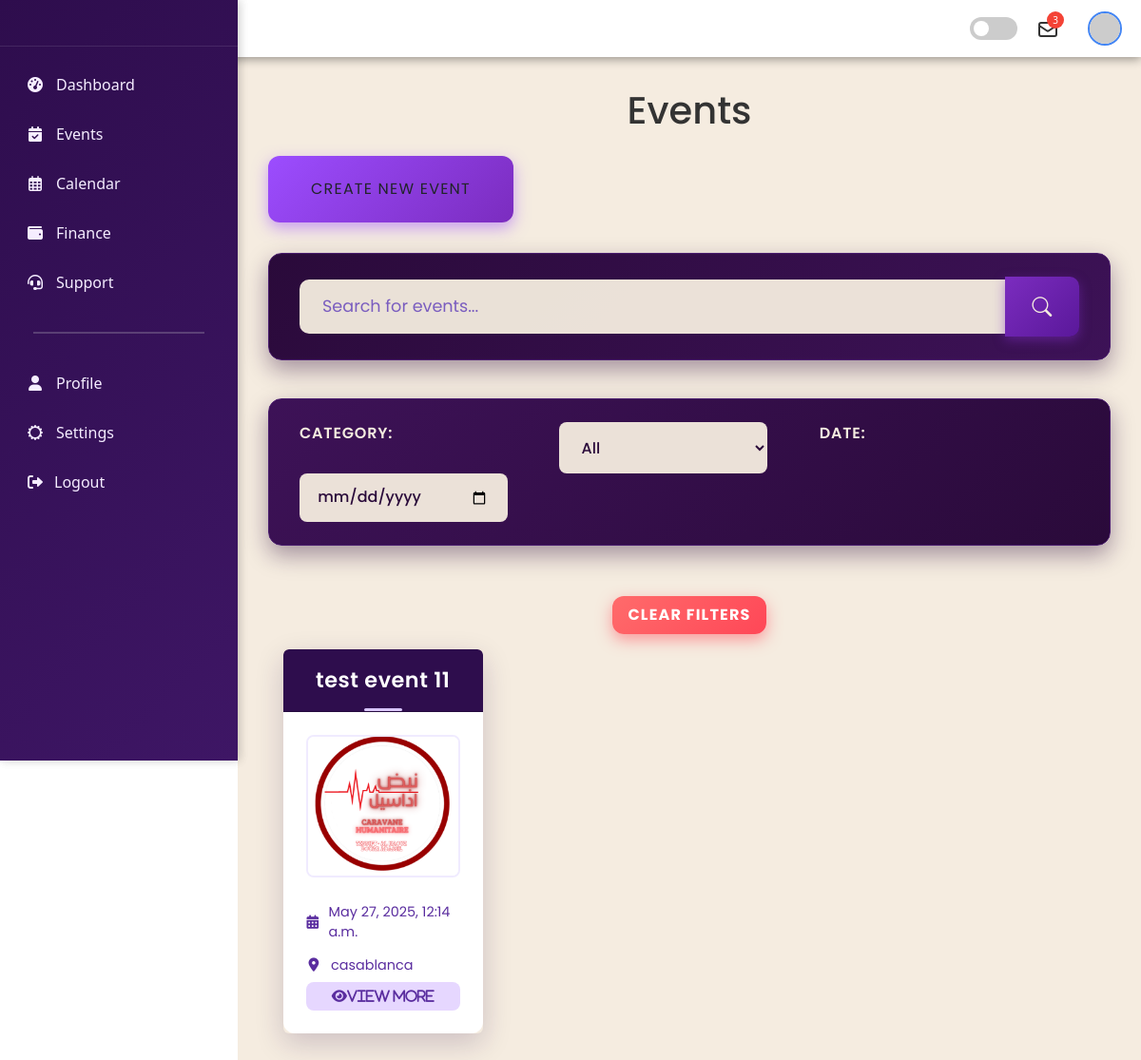
The app's page /event/ (signed in) with its own data.
### base/models.py (models this page shows, shortened)
class Event(models.Model):
    STATUS_CHOICES = [
        ('upcoming', 'Upcoming'),
        ('completed', 'Completed'),
        ('cancelled', 'Cancelled'),
    ]
    organizer = models.ForeignKey(Organiser, on_delete=models.CASCADE, related_name='events', null=True, blank=True)
    title = models.CharField(max_length=200)
    description = models.TextField()
    date = models.DateTimeField()
    location = models.CharField(max_length=200)
    categories = models.ManyToManyField(Category)
    status = models.CharField(max_length=20, choices=STATUS_CHOICES, default='upcoming')
    created_at = models.DateTimeField(auto_now_add=True)
    main_image = models.ImageField(upload_to='event_images/', null=True, blank=True)

### base/views.py (the view)
# urls.py: path('event/', views.event, name='event'),
@organizer_required
def event(request):
    search_query = request.GET.get('search', '')
    category_filter = request.GET.get('category', 'all')
    date_filter = request.GET.get('date', '')
    events = Event.objects.all().select_related('organizer').prefetch_related('categories')
    if search_query:
        events = events.filter(
            Q(title__icontains=search_query) | Q(description__icontains=search_query)
        )
    if category_filter and category_filter != 'all':
        events = events.filter(categories__name__iexact=category_filter)
    if date_filter:
        events = events.filter(date__date=date_filter)
    categories = Category.objects.all()
    context = {
        'events': events,
        'categories': categories,
        'page_title': 'Events - Eventify',
        'search_query': search_query,
        'category_filter': category_filter,
        'date_filter': date_filter,
    }
    return render(request, "base/events.html", context)

### base/context_processors.py (called while the page is built)
def clock_widget(request):
    casablanca_tz = pytz.timezone('Africa/Casablanca')
    now = datetime.now(casablanca_tz)
    return {
        'current_time': now.strftime('%H:%M:%S'),
        'current_date': now.strftime('%A, %B %d, %Y'),
        'weather_temp': '24°C',
        'weather_location': 'Casablanca'
    }

def site_title(request):
    return {
        'site_title': "Eventify",
    }

### base/templates/base/events.html (shortened to what this page needs)
{% extends 'base/base.html' %}
{% load static %}
{% block content %}
<h1>Events</h1>
<div class="create-event-btn">
    <a href="{% url 'create-event' %}" class="btn">Create New Event</a>
</div>
<form method="GET" action="{% url 'event' %}" id="filterForm">
    <div class="search-bar">
        <input type="text" name="search" placeholder="Search for events..." value="{{ search_query }}">
        <button type="submit" >
            <i class="bi bi-search"></i>
        </button>
    </div>
    <div class="filter">
        <label for="category">Category:</label>
        <select id="category" name="category" onchange="this.form.submit()">
            <option value="all" {% if category_filter == 'all' %}selected{% endif %}>All</option>
        </select>
        <label for="date">Date:</label>
        <input type="date" id="date" name="date" value="{{ date_filter }}" onchange="this.form.submit()">
    </div>
    <div style="text-align: center; margin-top: 1rem;">
        <button type="button" id="clearFiltersBtn" style="padding: 0.5rem 1rem;">Clear Filters</button>
    </div>
</form>
<div class="event-cards-container">
    {% for i in events %}
        {% include 'base/event_card.html' %}
    {% empty %}
        <p>No events found matching your criteria.</p>
    {% endfor %}
</div>
{% endblock %}

### base/templates/base/event_card.html
{% load static %}
<div class="event-card card">
    <div class="card-header">
        <h2>{{ i.title }}</h2>
    </div>
    <div class="card-body">
        {% if i.main_image %}
            <img src="{{ i.main_image.url }}" alt="{{ i.title }}" class="event-image">
        {% else %}
            <img src="{% static 'base/images/default_main_image.jpg' %}" alt="{{ i.title }}" class="event-image">
        {% endif %}
        <p class="card-info"><i class="fas fa-calendar-alt"></i> {{ i.date }}</p>
        <p class="card-info"><i class="fas fa-map-marker-alt"></i> {{ i.location }}</p>
        <a href="{% url 'event-detail' i.pk %}" class="fas fa-eye">View More</a>
    </div>
</div>

### static/base/css/base.css (style rules this page uses)
body, html { margin: 0; padding: 0; width: 100%; }

### static/base/css/sidebar.css (style rules this page uses)
:root { --sidebar-width: 250px; --sidebar-bg: linear-gradient(135deg, #2E0D4D 0%, #3E1665 100%); --sidebar-active-bg: linear-gradient(45deg, #6E3AAB 0%, #8D5ACD 100%); --sidebar-text: #F5EDFF; --sidebar-hover: #1A0933; --transition-speed: 0.3s; }
body { font-family: 'Poppins', sans-serif; background-color: white; overflow-x: hidden; }

### static/base/css/dashboard.css (style rules this page uses)
:root { --primary-purple: #5A2D9F; --dark-purple: #2E0D4D; --light-purple: #F8F5FF; --accent-purple: #D8C5FF; --success: #28a745; --warning: #ffc107; --danger: #dc3545; --text-dark: #2E0D4D; --text-light: #FFFFFF; --shadow: 0 4px 12px rgba(90, 45, 159, 0.1); }

### static/base/css/event.css (style rules this page uses)
.search-bar, .filter { background-color: gradient(135deg, #2a0a3a 0%, #3d1257 100%); padding: 1.5rem 2rem; border-radius: 14px; margin-bottom: 2.5rem; box-shadow: 0 10px 25px rgba(42, 10, 58, 0.4); }
.search-bar { display: flex; align-items: center; background: linear-gradient(135deg, #2a0a3a 0%, #3d1257 100%); border: 1px solid #4a1d6e; transition: box-shadow 0.3s ease; }
.search-bar input { flex: 1; padding: 1rem 1.5rem; border: none; border-radius: 10px 0 0 10px; background-color: rgba(245, 236, 224, 0.95); font-size: 1.1rem; font-weight: 500; color: #2a0a3a; line-height: 1.4; transition: background-color 0.3s ease, box-shadow 0.3s ease; }
.search-bar input::placeholder { color: #7a5dbf; font-weight: 400; }
.search-bar button { padding: 1rem 1.8rem; background: linear-gradient(135deg, #7b2cbf 0%, #5a189a 100%); color: #F5ECE0; border: none; border-radius: 0 10px 10px 0; cursor: pointer; transition: background 0.3s ease, transform 0.2s ease; font-size: 1.1rem; font-weight: 600; box-shadow: 0 4px 12px rgba(123, 44, 191, 0.5); }
.search-bar button i { font-size: 1.3rem; }
.filter { display: grid; grid-template-columns: repeat(auto-fit, minmax(220px, 1fr)); border-radius: 14px; margin-bottom: 2.5rem; box-shadow: 0 10px 25px rgba(42, 10, 58, 0.4); background-color: rgba(245, 236, 224, 0.95); background: linear-gradient(135deg, #3d1257 0%, #2a0a3a 100%); border: 1px solid #4a1d6e; transition: box-shadow 0.3s ease; }
.filter label { color: #F5ECE0; font-weight: 600; margin-bottom: 0.6rem; display: block; font-size: 1rem; text-transform: uppercase; letter-spacing: 0.8px; }
.filter select, .filter input { width: 80%; padding: 0.9rem 1.2rem; border: none; border-radius: 8px; background-color: rgba(245, 236, 224, 0.95); color: #2a0a3a; font-size: 1rem; font-weight: 500; line-height: 1.4; transition: background-color 0.3s ease, box-shadow 0.3s ease; }
.filter select::placeholder, .filter input::placeholder { color: #7a5dbf; font-weight: 400; }
.create-event-btn { display: inline-block; padding: 1rem 2rem; background: linear-gradient(135deg, #9c4dff 0%, #7b2cbf 100%); color: #F5ECE0; border: none; border-radius: 12px; cursor: pointer; font-weight: 700; text-transform: uppercase; font-size: 1.2rem; text-decoration: none; letter-spacing: 1.2px; transition: all 0.3s ease; margin-top: 1rem; margin-bottom: 2rem; box-shadow: 0 6px 16px rgba(156, 77, 255, 0.5); }
#clearFiltersBtn { background: linear-gradient(135deg, #ff6b6b 0%, #ff4757 100%); color: #fff; border: none; border-radius: 12px; cursor: pointer; font-weight: 700; text-transform: uppercase; letter-spacing: 1.2px; transition: all 0.3s ease; padding: 0.5rem 1rem; font-size: 1rem; box-shadow: 0 6px 16px rgba(255, 71, 87, 0.5); margin-top: 0.8rem; }

### static/base/css/event_detail.css (style rules this page uses)
h1 { text-align: center; color: #2c3e50; margin-bottom: 2rem; font-size: 2.5rem; }

### static/base/css/user_header.css (style rules this page uses)
:root { --primary-color: #4285f4; --text-color: #333; --bg-color: #fff; --header-height: 60px; --transition-speed: 0.3s; }
* { margin: 0; padding: 0; box-sizing: border-box; transition: background-color var(--transition-speed), color var(--transition-speed); }
body { font-family: 'Segoe UI', Tahoma, Geneva, Verdana, sans-serif; background-color: var(--bg-color); color: var(--text-color); }

### records on screen
Event: title "test event 11", main_image (picture), date "May 27, 2025, 12:14 a.m.", location "casablanca"
